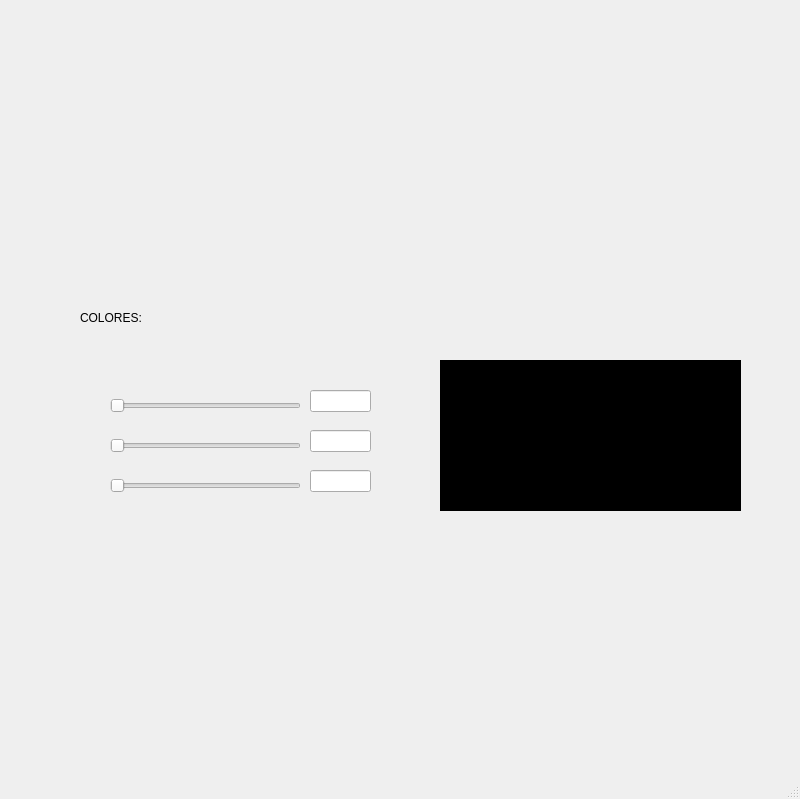
<?xml version="1.0" encoding="UTF-8"?>
<ui version="4.0">
 <class>MainWindow</class>
 <widget class="QMainWindow" name="MainWindow">
  <property name="geometry">
   <rect>
    <x>0</x>
    <y>0</y>
    <width>800</width>
    <height>799</height>
   </rect>
  </property>
  <property name="windowTitle">
   <string>MainWindow</string>
  </property>
  <widget class="QWidget" name="centralwidget">
   <widget class="QLabel" name="label">
    <property name="geometry">
     <rect>
      <x>20</x>
      <y>20</y>
      <width>111</width>
      <height>71</height>
     </rect>
    </property>
    <property name="text">
     <string/>
    </property>
    <property name="pixmap">
     <pixmap resource="../recursos.qrc">:/logos/Imagenes/logoCT.png</pixmap>
    </property>
    <property name="scaledContents">
     <bool>true</bool>
    </property>
   </widget>
   <widget class="QLabel" name="label_2">
    <property name="geometry">
     <rect>
      <x>680</x>
      <y>20</y>
      <width>101</width>
      <height>71</height>
     </rect>
    </property>
    <property name="text">
     <string/>
    </property>
    <property name="pixmap">
     <pixmap resource="../recursos.qrc">:/logos/Imagenes/logoCT.png</pixmap>
    </property>
    <property name="scaledContents">
     <bool>true</bool>
    </property>
   </widget>
   <widget class="QLabel" name="label_3">
    <property name="geometry">
     <rect>
      <x>680</x>
      <y>640</y>
      <width>101</width>
      <height>81</height>
     </rect>
    </property>
    <property name="text">
     <string/>
    </property>
    <property name="pixmap">
     <pixmap resource="../recursos.qrc">:/logos/Imagenes/logoCT.png</pixmap>
    </property>
    <property name="scaledContents">
     <bool>true</bool>
    </property>
   </widget>
   <widget class="QLabel" name="colorburguer">
    <property name="geometry">
     <rect>
      <x>440</x>
      <y>360</y>
      <width>301</width>
      <height>151</height>
     </rect>
    </property>
    <property name="styleSheet">
     <string notr="true">background-color: rgb(0, 0, 0);</string>
    </property>
    <property name="text">
     <string/>
    </property>
    <property name="scaledContents">
     <bool>true</bool>
    </property>
   </widget>
   <widget class="QLabel" name="label_4">
    <property name="geometry">
     <rect>
      <x>80</x>
      <y>310</y>
      <width>61</width>
      <height>16</height>
     </rect>
    </property>
    <property name="text">
     <string>COLORES:</string>
    </property>
   </widget>
   <widget class="QSlider" name="valor_r">
    <property name="geometry">
     <rect>
      <x>110</x>
      <y>390</y>
      <width>191</width>
      <height>31</height>
     </rect>
    </property>
    <property name="orientation">
     <enum>Qt::Horizontal</enum>
    </property>
   </widget>
   <widget class="QSlider" name="valor_g">
    <property name="geometry">
     <rect>
      <x>110</x>
      <y>430</y>
      <width>191</width>
      <height>31</height>
     </rect>
    </property>
    <property name="orientation">
     <enum>Qt::Horizontal</enum>
    </property>
   </widget>
   <widget class="QSlider" name="valor_b">
    <property name="geometry">
     <rect>
      <x>110</x>
      <y>470</y>
      <width>191</width>
      <height>31</height>
     </rect>
    </property>
    <property name="orientation">
     <enum>Qt::Horizontal</enum>
    </property>
   </widget>
   <widget class="QLineEdit" name="txt_r">
    <property name="geometry">
     <rect>
      <x>310</x>
      <y>390</y>
      <width>61</width>
      <height>22</height>
     </rect>
    </property>
   </widget>
   <widget class="QLineEdit" name="txt_g">
    <property name="geometry">
     <rect>
      <x>310</x>
      <y>430</y>
      <width>61</width>
      <height>22</height>
     </rect>
    </property>
   </widget>
   <widget class="QLineEdit" name="txt_b">
    <property name="geometry">
     <rect>
      <x>310</x>
      <y>470</y>
      <width>61</width>
      <height>22</height>
     </rect>
    </property>
   </widget>
  </widget>
  <widget class="QMenuBar" name="menubar">
   <property name="geometry">
    <rect>
     <x>0</x>
     <y>0</y>
     <width>800</width>
     <height>26</height>
    </rect>
   </property>
  </widget>
  <widget class="QStatusBar" name="statusbar"/>
 </widget>
 <resources>
  <include location="../recursos.qrc"/>
 </resources>
 <connections/>
</ui>
